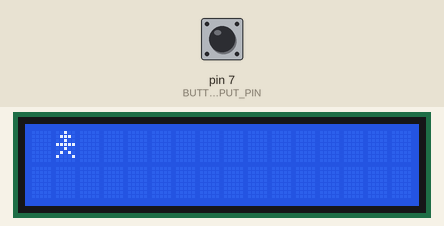
Recording of a sketch running on a simulated Arduino Uno, built with avr-gcc and run on an emulated ATmega328P. On the bench: 16×2 character LCD. The test bench sets the inputs (shaded band); at power-on: pin 7 (BUTTON_INPUT_PIN) LOW. Random numbers use the default seed unless the sketch sets one.

Above: at 1.6 s.
1.7 s: pin 7 (BUTTON_INPUT_PIN) pulled HIGH for 0.15 s
At 2.3 s:
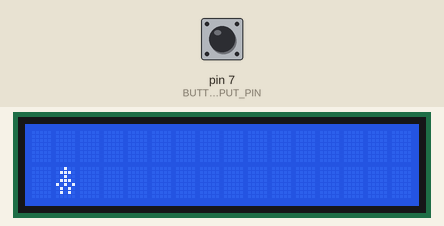
4.8 s: pin 7 (BUTTON_INPUT_PIN) pulled HIGH for 1 s
At 20.8 s:
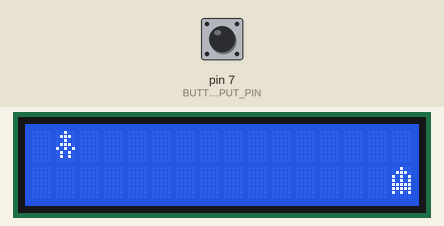
At 21.6 s:
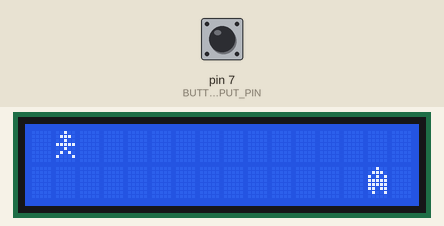
Timing chart, 0 to 22.5 s (numbered marks = the images above; inputs shaded):
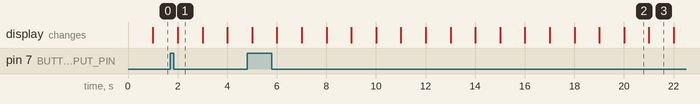

The sketch:

halloweengame.ino
```cpp
/*
  The Halloween Game

  The circuit:
 * LCD RS pin to digital pin 12
 * LCD Enable pin to digital pin 11
 * LCD D4 pin to digital pin 5
 * LCD D5 pin to digital pin 4
 * LCD D6 pin to digital pin 3
 * LCD D7 pin to digital pin 2
 * LCD R/W pin to ground
 * LCD VSS pin to ground
 * LCD VCC pin to 5V
 * 10K resistor:
 * ends to +5V and ground
 * wiper to LCD VO pin (pin 3)
 * BUTTON V to 5V, G to ground, S to digital pin 7

 For wiring please look here:

 http://www.arduino.cc/en/Tutorial/LiquidCrystal
 */

#include <LiquidCrystal.h>

byte dude1[8] = {
  B00100,
  B01110,
  B00100,
  B01110,
  B10101,
  B01010,
  B01010,
};

byte dude2[8] = {
  B00100,
  B01110,
  B00100,
  B11111,
  B00100,
  B01010,
  B10001,
};

byte ghost1[8] = {
  B00100,
  B01110,
  B10101,
  B10101,
  B11111,
  B11111,
  B10101,
};

byte ghost2[8] = {
  B00100,
  B01110,
  B10101,
  B11111,
  B11111,
  B11011,
  B01001,
};

// initialize the library with the numbers of the interface pins
LiquidCrystal lcd(12, 11, 5, 4, 3, 2);

const int LINE_LENGTH = 16;

char line1[LINE_LENGTH + 1];
char line2[LINE_LENGTH + 1];
char* background[] = { line1, line2 };
const int NUMBER_OF_LINES = sizeof(background) / sizeof(*background);

const char ASCII_DUDE_1 = 1;
const char ASCII_DUDE_2 = 2;
const char ASCII_GHOST_1 = 3;
const char ASCII_GHOST_2 = 4;

const int BUTTON_INPUT_PIN = 7;

const int MAX_LEVEL = 9;

void setup() {
  pinMode(BUTTON_INPUT_PIN, INPUT);
  lcd.createChar(ASCII_DUDE_1, dude1);
  lcd.createChar(ASCII_DUDE_2, dude2);
  lcd.createChar(ASCII_GHOST_1, ghost1);
  lcd.createChar(ASCII_GHOST_2, ghost2);
  lcd.begin(LINE_LENGTH, NUMBER_OF_LINES);
  reset_background();
}

void reset_background()
{
  for (int y = 0; y < NUMBER_OF_LINES; ++y) {
    for (int x = 0; x < LINE_LENGTH; ++x) {
      background[y][x] = ' ';
    }
  }
}

void scroll_background()
{
  for (int y = 0; y < NUMBER_OF_LINES; ++y) {
    for (int x = 0; x < LINE_LENGTH - 1; ++x) {
      background[y][x] = background[y][x + 1];
    }
  }
}

void draw_background()
{
  for (int y = 0; y < NUMBER_OF_LINES; ++y) {
    lcd.setCursor(0, y);
    lcd.print(background[y]);
  }
}

void animate_background()
{
  for (int y = 0; y < NUMBER_OF_LINES; ++y) {
    for (int x = 0; x < LINE_LENGTH; ++x) {
      char ch = background[y][x];
      if (ch == ASCII_GHOST_1) {
        background[y][x] = ASCII_GHOST_2;
      } else if (ch == ASCII_GHOST_2) {
        background[y][x] = ASCII_GHOST_1;
      }
    }
  }
}

void add_monsters(int frame, int level)
{
  bool prev = false;
  for (int y = 0; y < NUMBER_OF_LINES; ++y) {
    int x = random(MAX_LEVEL + 2 - level);
    if (!prev) {
      prev = (x == 1);
    } else {
      prev = false;
    }
    background[y][LINE_LENGTH - 1] = prev ? ( frame % 2 ? ASCII_GHOST_1 : ASCII_GHOST_2) : ' ';
  }
}

void draw_character(int frame, int y)
{
  background[y][1] = frame % 2 ? ASCII_DUDE_1 : ASCII_DUDE_2;
}

void remove_character(int y) {
  background[y][1] = ' ';
}

int check_ending(int frame, int end_frame, int char_x, int char_y) {
  if (end_frame == 0) {
    if (background[char_y][char_x + 1] != ' ') {
      return frame;
    }
  } else {
    if (frame - end_frame == 7) {
      return 0;
    } else {
      return end_frame;
    }
  }
  return 0;
}

int score_game(int level, int char_x, int char_y) {
  int score = 0;
  if (background[char_y][char_x+1] != ' ') {
    score = 10 * level;
  }
  if (background[char_y][char_x+2] != ' ') {
    score = 5 * level;
  }
  ++score;
  return score;
}

void game_over(int frame, int score)
{
  int line = NUMBER_OF_LINES / 2 - 1;
  reset_background();
  if (frame % 4 != 0) {
    const char* message = "GAME OVER";
    sprintf(&background[line][(LINE_LENGTH - strlen(message))/2], "%s", message);
  }
  char buffer[LINE_LENGTH + 1];
  sprintf(buffer, "SCORE: %d", score);
  sprintf(&background[line + 1][(LINE_LENGTH - strlen(buffer))/2], "%s", buffer);
}

void loop() {
  static int curMils = 0;
  static int frame = 0;
  static int end_frame = 0;
  static int char_pos = 0;
  static int new_char_pos = 0;
  static int level = 0;
  static int lastRead = 0;
  static int attempts = 3;
  static bool remove_attempt = false;
  static int score = 0;
  static bool enable_input = true;

  const bool GLORIAS_MODE = true;

  // handle input
  int newRead = digitalRead(BUTTON_INPUT_PIN);
  if (enable_input && lastRead == 0 && newRead == 1) {
    new_char_pos = char_pos + 1;
    new_char_pos %= NUMBER_OF_LINES;
  }
  lastRead = newRead;

  int newMils;
  // game speed
  if (GLORIAS_MODE) {
    newMils = millis() / 1000;
  } else {
    newMils = millis() / (500 - level * 50);
  }

  // handle game state
  if (curMils != newMils) {
    end_frame = check_ending(frame, end_frame, 1, new_char_pos);
    if (end_frame != 0) {
      // oh, no!
      // captured by ghost
      enable_input = false;
      remove_character(char_pos);
      remove_attempt = true;
      // blink character
      frame % 2 ?  draw_character(end_frame - 1, new_char_pos) : remove_character(new_char_pos);
    } else {
      enable_input = true;
      if (remove_attempt) {
        --attempts;
        remove_attempt = false;
      }
      // is it game over?
      if (attempts == 0) {
        enable_input = false;
        game_over(frame, score);
      } else {
        if (level < MAX_LEVEL && frame % 100 == 0) {
          // spice up the game!
          ++level;
        }
        remove_character(char_pos);
        scroll_background();
        animate_background();
        add_monsters(frame, level);
        char_pos = new_char_pos;
        draw_character(frame, char_pos);
        score += score_game(level, 1, char_pos);
      }
    }
    draw_background();
    curMils = newMils;
    ++frame;
  }
}
```

Measured:
- what the display in image 1 shows lasts 1.0 s, from 2.0 s to 3.0 s
